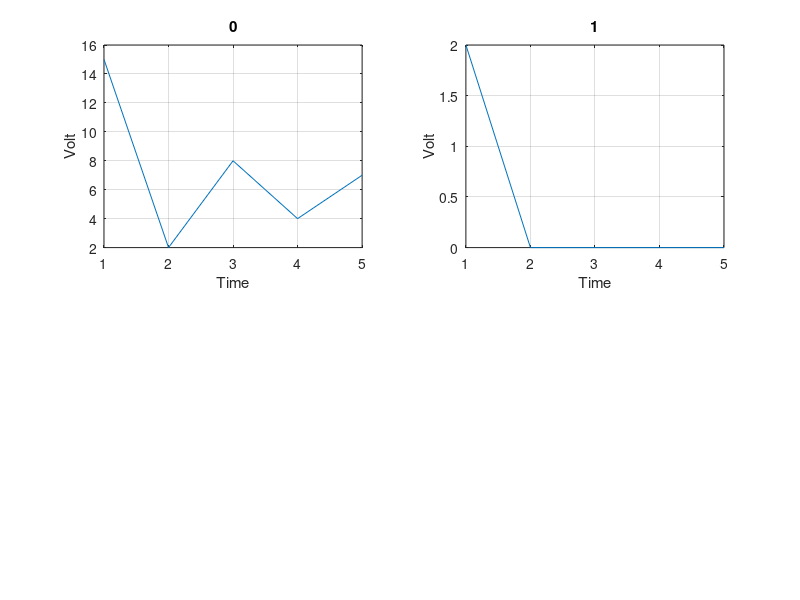

The MATLAB source for this figure:
fid = fopen('record.txt' );
S = textscan(fid,'%s','delimiter','\n') ;
S = S{1}  ;
fclose(fid) ;
% Get F0 positions 
idxF0i = strfind(S, 'F0');
idxF0i = find(not(cellfun('isempty',idxF0i)));
% Get Yi positions 
idxF1i = strfind(S, 'F1');
idxF1i = find(not(cellfun('isempty',idxF1i)));
F0i = zeros(length(idxF0i),1) ;
F1i = zeros(length(idxF1i),1) ;
for i = 1:length(idxF0i)
    F0i(i,:) = str2double(S{idxF0i(i)}(5:end)) ;
end
for i = 1:length(idxF1i)
    F1i(i,:) = str2double(S{idxF1i(i)}(5:end)) ;
end

figure(1)
subplot(2,2,1)
plot(F0i)
title(0);
ylabel('Volt');
xlabel('Time'); 
grid

subplot(2,2,2)
plot(F1i)
title(1);
ylabel('Volt');
xlabel('Time'); 
grid